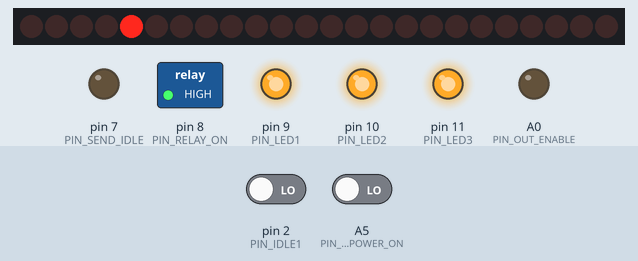
A sketch run on a simulated Arduino Uno, built with avr-gcc and run on an emulated ATmega328P. Shown: 24 shift-register outputs drawn as a row of LEDs (first output left, lit = HIGH), switched loads named in the sketch (green lamp = pin HIGH), output pins drawn as LEDs (lit = HIGH). Wiring (inferred from the names in the program): 3 × shift register (74HC595): data pin 6; shift clock pin 4; latch pin 5. Wiring (inferred from the signals the program sends): row of LEDs: on Q0, Q1, Q2, Q3, Q4, Q5, Q6, Q7, Q8, Q9, Q10, Q11, Q12, Q13, Q14, Q15, Q16, Q17, Q18, Q19, Q20, Q21, Q22, Q23. Inputs (shaded band) come from the test bench; at power-on: A5 (PIN_RASPI_POWER_ON) LOW, pin 2 (PIN_IDLE1) LOW. Pins used as bus, display or sensor lines are not drawn.

Above: at 5.9 s.
7.3 s: A5 (PIN_RASPI_POWER_ON) driven HIGH
At 10.1 s:
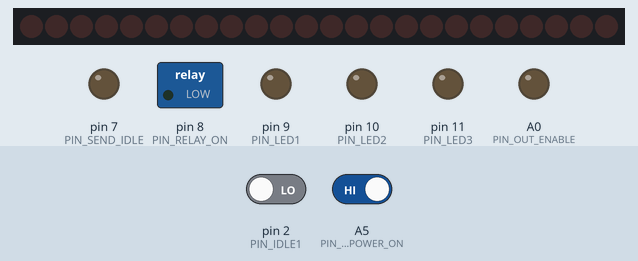
10.3 s: A5 (PIN_RASPI_POWER_ON) driven LOW
At 12.6 s:
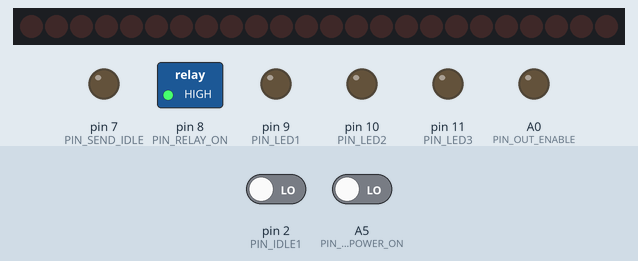
Timing chart, 0 to 14.1 s (numbered marks = the images above; inputs shaded):
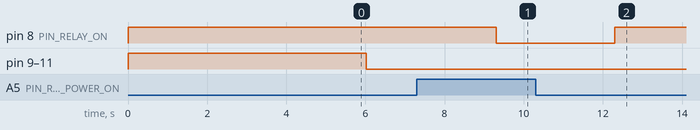

The sketch:

Leds24.ino
```cpp
#define SPEAKER_DELAY       3000    // viive ennenkuin kauittimet kytketään vahvistimiin
#define BLINK_DELAY         300     // viive valojen vilkutuksen välissä
#define INIT_DELAY          100     // viive valojen alustuksessa
#define RELAY_DELAY         2000     // viive releen reagoinnissa

#define PIN_DATA            6       // OUT  74HC595 pin 14 (SER)
#define PIN_LATCH           5       // OUT  74HC595 pin 12 (RCLK)
#define PIN_CLOCK           4       // OUT  74HC595 pin 11 (SRCLK)

#define PIN_IDLE1           2       // IN   HIGH = pelaajan 1 ohjainta ei käytetty vähään aikaan (Arduino Leonardo 1)
#define PIN_IDLE2           3       // IN   HIGH = pelaajan 2 ohjainta ei käytetty vähään aikaan (Arduino Leonardo 2)
#define PIN_SEND_IDLE       7       // OUT  HIGH = näytönsäästäjä päälle (Arduino Mega)
#define PIN_RELAY_ON        8       // OUT  LOW  = kaiuttimien kytkentärele päällä
#define PIN_OUT_ENABLE      A0      // OUT  LOW  = nappien valot päälle (74HC595 Output Enable pinni maihin)
#define PIN_RASPI_POWER_ON  A5      // IN   HIGH = Raspberry Pi on päällä (Arduino Leonardo 1)

#define PIN_LED1            9       // OUT  HIGH = ledinauha 1 päällä
#define PIN_LED2            10      // OUT  HIGH = ledinauha 2 päällä
#define PIN_LED3            11      // OUT  HIGH = ledinauha 3 päällä

#define SIDE1               0
#define L1                  1
#define X1                  2
#define R1                  3
#define Y1                  4
#define B1                  5
#define A1                  6

#define L2                  7
#define X2                  8
#define R2                  9
#define Y2                  10
#define B2                  11
#define A2                  12
#define SIDE2               13

#define TOP1                14
#define COIN1               15
#define PLAYER1             16
#define START1              17
#define SELECT1             18

#define TOP2                19
#define COIN2               20
#define PLAYER2             21
#define START2              22
#define SELECT2             23

unsigned long lastBlinkTime = 0;
unsigned long lastRaspiPowerOff = 0;
unsigned long lastRaspiPowerOn = 0;
uint8_t ledStripCount = 0;
bool ledStripDir = 0;
uint8_t ledCounter = 0;
uint8_t ledMode = 0;
uint32_t matrix = 0x0;

uint16_t lTop = 0;
uint16_t lMiddle = 0;
uint16_t lBottom = 0;
uint16_t lSide = 0;

bool ledsOn = false;

void setup()
{
    pinMode(PIN_OUT_ENABLE, OUTPUT);
    pinMode(PIN_RELAY_ON, OUTPUT);

    digitalWrite(PIN_RELAY_ON, HIGH);
    digitalWrite(PIN_OUT_ENABLE, HIGH);

    pinMode(PIN_RASPI_POWER_ON, INPUT);

    pinMode(PIN_DATA, OUTPUT);
    pinMode(PIN_LATCH, OUTPUT);
    pinMode(PIN_CLOCK, OUTPUT);

    pinMode(PIN_IDLE1, INPUT);
    pinMode(PIN_IDLE2, INPUT);
    pinMode(PIN_SEND_IDLE, OUTPUT);

    pinMode(PIN_LED1, OUTPUT);
    pinMode(PIN_LED2, OUTPUT);
    pinMode(PIN_LED3, OUTPUT);

    clearLeds();
    digitalWrite(PIN_OUT_ENABLE, LOW);
    initialize();

    //delay(SPEAKER_DELAY);
    //digitalWrite(PIN_RELAY_ON, LOW);
}

void loop()
{
    if (digitalRead(PIN_RASPI_POWER_ON))
    {
        if (lastRaspiPowerOn == 0) lastRaspiPowerOn = millis();
        lastRaspiPowerOff = 0;
    }
    else
    {
        if (lastRaspiPowerOff == 0) lastRaspiPowerOff = millis();
        lastRaspiPowerOn = 0;
    }

    if (lastRaspiPowerOff > 0 && lastRaspiPowerOff + RELAY_DELAY < millis()) digitalWrite(PIN_RELAY_ON, HIGH);
    else if (lastRaspiPowerOn > 0 && lastRaspiPowerOn + RELAY_DELAY < millis()) digitalWrite(PIN_RELAY_ON, LOW);

    //if (!digitalRead(PIN_RASPI_POWER_ON) && lastRaspiPowerOn) digitalWrite(PIN_RELAY_ON, HIGH);
    //else digitalWrite(PIN_RELAY_ON, LOW);

    if (digitalRead(PIN_IDLE1) && digitalRead(PIN_IDLE2))
    {
        if (lastBlinkTime + BLINK_DELAY < millis()) blinkLeds();
        digitalWrite(PIN_SEND_IDLE, HIGH);
    }

    else
    {
        setLeds();
        digitalWrite(PIN_SEND_IDLE, LOW);
    }
}

void initialize()
{
    for (int i = 0; i < 6; i++)
    {
        s(TOP1); s(TOP2); s(SIDE1); s(SIDE2); out595(matrix); delay(BLINK_DELAY);
        c(TOP1); c(TOP2); c(SIDE1); c(SIDE2); out595(matrix); delay(BLINK_DELAY);
    }

    s(TOP1); out595(matrix); delay(INIT_DELAY);
    s(COIN1); out595(matrix); delay(INIT_DELAY);
    s(PLAYER1); out595(matrix); delay(INIT_DELAY);
    s(START1); out595(matrix); delay(INIT_DELAY);
    s(SELECT1); out595(matrix); delay(INIT_DELAY);
    s(SIDE1); out595(matrix); delay(INIT_DELAY);
    s(L1); out595(matrix); delay(INIT_DELAY);
    s(Y1); out595(matrix); delay(INIT_DELAY);
    s(B1); out595(matrix); delay(INIT_DELAY);
    s(X1); out595(matrix); delay(INIT_DELAY);
    s(R1); out595(matrix); delay(INIT_DELAY);
    s(A1); out595(matrix); delay(INIT_DELAY);
    s(Y2); out595(matrix); delay(INIT_DELAY);
    s(L2); out595(matrix); delay(INIT_DELAY);
    s(X2); out595(matrix); delay(INIT_DELAY);
    s(B2); out595(matrix); delay(INIT_DELAY);
    s(A2); out595(matrix); delay(INIT_DELAY);
    s(R2); out595(matrix); delay(INIT_DELAY);
    s(SIDE2); out595(matrix); delay(INIT_DELAY);
    s(SELECT2); out595(matrix); delay(INIT_DELAY);
    s(START2); out595(matrix); delay(INIT_DELAY);
    s(PLAYER2); out595(matrix); delay(INIT_DELAY);
    s(COIN2); out595(matrix); delay(INIT_DELAY);
    s(TOP2); out595(matrix); delay(INIT_DELAY);
}

void blinkLeds()
{
    ledTop();
    ledMiddle();
    ledBottom();
    ledSide();
    ledStrip();

    out595(matrix);
    lastBlinkTime = millis();
}

void setLeds()
{
    out595(0xFFFFFF);
    digitalWrite(PIN_LED1, LOW);
    digitalWrite(PIN_LED2, LOW);
    digitalWrite(PIN_LED3, LOW);
    ledsOn = true;
}

void clearLeds()
{
    out595(0x0);
    digitalWrite(PIN_LED1, HIGH);
    digitalWrite(PIN_LED2, HIGH);
    digitalWrite(PIN_LED3, HIGH);
    ledsOn = false;
}

void out595(uint32_t data) {
    digitalWrite(PIN_CLOCK, LOW);
    digitalWrite(PIN_LATCH, LOW);

    for (int i = 0; i < 24; i++) {
        digitalWrite(PIN_DATA, (data >> (23 - i)) & 1);
        digitalWrite(PIN_CLOCK, HIGH);
        digitalWrite(PIN_CLOCK, LOW);
    }

    digitalWrite(PIN_LATCH, HIGH);
}

void s(uint8_t i)
{
    if (i < 24) matrix ^= (-1 ^ matrix) & (1L << (23 - i));
}

void c(uint8_t i)
{
    if (i < 24) matrix ^= (-0 ^ matrix) & (1L << (23 - i));
}

// **********************************************

void ledTop()
{
    c(TOP1);
    c(TOP2);
}

void ledMiddle()
{
    if (lMiddle == 0)
    {
        c(COIN1);
        c(PLAYER1);
        c(START1);
        c(SELECT1);

        c(COIN2);
        c(PLAYER2);
        c(START2);
        c(SELECT2);
    }

    else if (lMiddle == 2)
    {
        s(COIN1);
        s(COIN2);
    }

    else if (lMiddle == 4)
    {
        s(PLAYER1);
        s(PLAYER2);
    }

    else if (lMiddle == 6)
    {
        s(START1);
        s(START2);
    }

    else if (lMiddle == 8)
    {
        s(SELECT1);
        s(SELECT2);
    }

    if (lMiddle == 10)
    {
        c(COIN1);
        c(PLAYER1);
        c(START1);
        c(SELECT1);

        c(COIN2);
        c(PLAYER2);
        c(START2);
        c(SELECT2);
    }

    else if (lMiddle == 12)
    {
        s(COIN1);
        s(PLAYER1);
        s(START1);
        s(SELECT1);

        s(COIN2);
        s(PLAYER2);
        s(START2);
        s(SELECT2);
    }


    else if (lMiddle == 14)
    {
        c(COIN1);
        c(PLAYER1);
        c(START1);
        c(SELECT1);

        c(COIN2);
        c(PLAYER2);
        c(START2);
        c(SELECT2);
    }

    else if (lMiddle == 16)
    {
        s(SELECT1);
        s(SELECT2);
    }

    else if (lMiddle == 18)
    {
        s(START1);
        s(START2);
    }

    else if (lMiddle == 20)
    {
        s(PLAYER1);
        s(PLAYER2);
    }

    else if (lMiddle == 22)
    {
        s(COIN1);
        s(COIN2);
    }

    else if (lMiddle == 24)
    {
        c(COIN1);
        c(PLAYER1);
        c(START1);
        c(SELECT1);

        c(COIN2);
        c(PLAYER2);
        c(START2);
        c(SELECT2);
    }

    else if (lMiddle == 26)
    {
        s(COIN1);
        s(PLAYER1);
        s(START1);
        s(SELECT1);

        s(COIN2);
        s(PLAYER2);
        s(START2);
        s(SELECT2);
    }

    lMiddle++;
    if (lMiddle == 28) lMiddle = 0;
}

void ledBottom()
{
    if (lBottom == 0)
    {
        s(L1); c(X1); c(R1);
        c(Y1); c(B1); c(A1);

        c(L2); c(X2); s(R2);
        c(Y2); c(B2); c(A2);

        lBottom++;
    }

    else if (lBottom == 1)
    {
        c(L1); s(X1); c(R1);
        c(Y1); c(B1); c(A1);

        c(L2); s(X2); c(R2);
        c(Y2); c(B2); c(A2);

        lBottom++;
    }

    else if (lBottom == 2)
    {
        c(L1); c(X1); s(R1);
        c(Y1); c(B1); c(A1);

        s(L2); c(X2); c(R2);
        c(Y2); c(B2); c(A2);

        lBottom++;
    }

    else if (lBottom == 3)
    {
        c(L1); c(X1); c(R1);
        c(Y1); c(B1); s(A1);

        c(L2); c(X2); c(R2);
        s(Y2); c(B2); c(A2);

        lBottom++;
    }

    else if (lBottom == 4)
    {
        c(L1); c(X1); c(R1);
        c(Y1); s(B1); c(A1);

        c(L2); c(X2); c(R2);
        c(Y2); s(B2); c(A2);

        lBottom++;
    }

    else if (lBottom == 5)
    {
        c(L1); c(X1); c(R1);
        s(Y1); c(B1); c(A1);

        c(L2); c(X2); c(R2);
        c(Y2); c(B2); s(A2);

        lBottom = 0;
    }
}

void ledSide()
{
    if (lSide == 0)
    {
        s(SIDE1);
        c(SIDE2);
    }

    else if (lSide == 3)
    {
        c(SIDE1);
        s(SIDE2);
    }

    lSide++;
    if (lSide == 6) lSide = 0;
}

void ledStrip()
{
    ledStripCount++;

    if (ledStripCount == 6) ledStripCount = 0;

    if (ledStripCount == 0)
    {
        digitalWrite(PIN_LED1, LOW);
        digitalWrite(PIN_LED2, HIGH);
        digitalWrite(PIN_LED3, HIGH);
    }

    else if (ledStripCount == 2)
    {
        digitalWrite(PIN_LED1, HIGH);
        digitalWrite(PIN_LED2, LOW);
        digitalWrite(PIN_LED3, HIGH);
    }

    else if (ledStripCount == 4)
    {
        digitalWrite(PIN_LED1, HIGH);
        digitalWrite(PIN_LED2, HIGH);
        digitalWrite(PIN_LED3, LOW);
    }
}
```

Measured:
- after the input at 7.3 s, pin 8 (PIN_RELAY_ON): HIGH → LOW after 2.0 s
- after the input at 10.3 s, pin 8 (PIN_RELAY_ON): LOW → HIGH after 2.0 s
